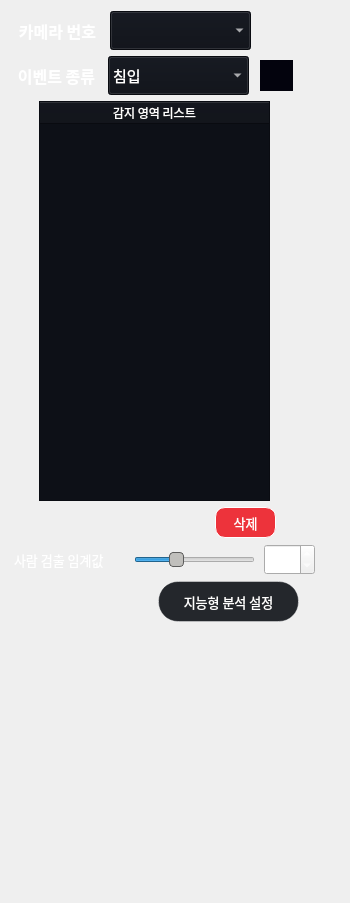
                 <widget class="QWidget" name="widget" native="true">
                  <property name="minimumSize">
                   <size>
                    <width>301</width>
                    <height>351</height>
                   </size>
                  </property>
                  <property name="maximumSize">
                   <size>
                    <width>350</width>
                    <height>9999</height>
                   </size>
                  </property>
                  <layout class="QHBoxLayout" name="horizontalLayout_17">
                   <item>
                    <layout class="QVBoxLayout" name="verticalLayout_9">
                     <item>
                      <layout class="QHBoxLayout" name="horizontalLayout_10">
                       <item>
                        <widget class="QLabel" name="camera_page_camera_name_label">
                         <property name="sizePolicy">
                          <sizepolicy hsizetype="Fixed" vsizetype="Fixed">
                           <horstretch>0</horstretch>
                           <verstretch>0</verstretch>
                          </sizepolicy>
                         </property>
                         <property name="minimumSize">
                          <size>
                           <width>93</width>
                           <height>31</height>
                          </size>
                         </property>
                         <property name="font">
                          <font>
                           <family>Sans</family>
                           <pointsize>12</pointsize>
                           <bold>true</bold>
                          </font>
                         </property>
                         <property name="styleSheet">
                          <string notr="true">color: rgb(255, 255, 255);</string>
                         </property>
                         <property name="text">
                          <string>카메라 번호</string>
                         </property>
                         <property name="alignment">
                          <set>Qt::AlignmentFlag::AlignCenter</set>
                         </property>
                        </widget>
                       </item>
                       <item>
                        <widget class="QComboBox" name="camera_page_name_box">
                         <property name="minimumSize">
                          <size>
                           <width>141</width>
                           <height>39</height>
                          </size>
                         </property>
                         <property name="maximumSize">
                          <size>
                           <width>145</width>
                           <height>39</height>
                          </size>
                         </property>
                         <property name="font">
                          <font>
                           <family>Sans</family>
                           <pointsize>11</pointsize>
                          </font>
                         </property>
                         <property name="focusPolicy">
                          <enum>Qt::FocusPolicy::WheelFocus</enum>
                         </property>
                         <property name="styleSheet">
                          <string notr="true">color: rgb(255, 255, 255);
background-color: rgb(13, 16, 23);
selection-background-color: rgb(53, 132, 228);
</string>
                         </property>
                         <property name="currentText">
                          <string notr="true"/>
                         </property>
                        </widget>
                       </item>
                       <item>
                        <spacer name="horizontalSpacer_6">
                         <property name="orientation">
                          <enum>Qt::Orientation::Horizontal</enum>
                         </property>
                         <property name="sizeType">
                          <enum>QSizePolicy::Policy::Expanding</enum>
                         </property>
                         <property name="sizeHint" stdset="0">
                          <size>
                           <width>40</width>
                           <height>20</height>
                          </size>
                         </property>
                        </spacer>
                       </item>
                      </layout>
                     </item>
                     <item>
                      <layout class="QHBoxLayout" name="horizontalLayout_11">
                       <item>
                        <widget class="QLabel" name="camera_page_camera_event_label">
                         <property name="sizePolicy">
                          <sizepolicy hsizetype="Fixed" vsizetype="Fixed">
                           <horstretch>0</horstretch>
                           <verstretch>0</verstretch>
                          </sizepolicy>
                         </property>
                         <property name="minimumSize">
                          <size>
                           <width>81</width>
                           <height>31</height>
                          </size>
                         </property>
                         <property name="font">
                          <font>
                           <family>Sans</family>
                           <pointsize>12</pointsize>
                           <bold>true</bold>
                          </font>
                         </property>
                         <property name="styleSheet">
                          <string notr="true">color: rgb(255, 255, 255);</string>
                         </property>
                         <property name="text">
                          <string>이벤트 종류</string>
                         </property>
                         <property name="alignment">
                          <set>Qt::AlignmentFlag::AlignCenter</set>
                         </property>
                        </widget>
                       </item>
                       <item>
                        <widget class="QComboBox" name="camera_page_camera_event_box">
                         <property name="minimumSize">
                          <size>
                           <width>141</width>
                           <height>39</height>
                          </size>
                         </property>
                         <property name="maximumSize">
                          <size>
                           <width>141</width>
                           <height>39</height>
                          </size>
                         </property>
                         <property name="font">
                          <font>
                           <family>Sans</family>
                           <pointsize>11</pointsize>
                           <bold>false</bold>
                          </font>
                         </property>
                         <property name="styleSheet">
                          <string notr="true">color: rgb(255, 255, 255);
background-color: rgb(13, 16, 23);
selection-background-color: rgb(53, 132, 228);
</string>
                         </property>
                         <property name="minimumContentsLength">
                          <number>0</number>
                         </property>
                         <item>
                          <property name="text">
                           <string>침입</string>
                          </property>
                         </item>
                         <item>
                          <property name="text">
                           <string>배회</string>
                          </property>
                         </item>
                         <item>
                          <property name="text">
                           <string>쓰러짐</string>
                          </property>
                         </item>
                         <item>
                          <property name="text">
                           <string>방화</string>
                          </property>
                         </item>
                        </widget>
                       </item>
                       <item>
                        <widget class="QPushButton" name="camera_page_detect_add_bnt">
                         <property name="sizePolicy">
                          <sizepolicy hsizetype="Fixed" vsizetype="Fixed">
                           <horstretch>0</horstretch>
                           <verstretch>0</verstretch>
                          </sizepolicy>
                         </property>
                         <property name="minimumSize">
                          <size>
                           <width>31</width>
                           <height>31</height>
                          </size>
                         </property>
                         <property name="font">
                          <font>
                           <family>Sans</family>
                           <pointsize>10</pointsize>
                          </font>
                         </property>
                         <property name="cursor">
                          <cursorShape>PointingHandCursor</cursorShape>
                         </property>
                         <property name="styleSheet">
                          <string notr="true">background-color: rgb(3, 3, 13);
border: 1px solid rgb(3, 3, 13);
color: rgb(255, 255, 255);

</string>
                         </property>
                         <property name="text">
                          <string/>
                         </property>
                         <property name="icon">
                          <iconset resource="ms_ai_img.qrc">
                           <normaloff>:/newPrefix/images/ico_add_circle.svg</normaloff>:/newPrefix/images/ico_add_circle.svg</iconset>
                         </property>
                         <property name="iconSize">
                          <size>
                           <width>31</width>
                           <height>50</height>
                          </size>
                         </property>
                        </widget>
                       </item>
                       <item>
                        <spacer name="horizontalSpacer_15">
                         <property name="orientation">
                          <enum>Qt::Orientation::Horizontal</enum>
                         </property>
                         <property name="sizeType">
                          <enum>QSizePolicy::Policy::Fixed</enum>
                         </property>
                         <property name="sizeHint" stdset="0">
                          <size>
                           <width>40</width>
                           <height>20</height>
                          </size>
                         </property>
                        </spacer>
                       </item>
                      </layout>
                     </item>
                     <item>
                      <layout class="QHBoxLayout" name="horizontalLayout_12">
                       <item>
                        <widget class="QTableWidget" name="camera_page_detect_area_table">
                         <property name="minimumSize">
                          <size>
                           <width>120</width>
                           <height>400</height>
                          </size>
                         </property>
                         <property name="maximumSize">
                          <size>
                           <width>231</width>
                           <height>9999</height>
                          </size>
                         </property>
                         <property name="font">
                          <font>
                           <family>Sans</family>
                          </font>
                         </property>
                         <property name="styleSheet">
                          <string notr="true">color: rgb(255, 255, 255);
background-color: rgb(13, 16, 23);</string>
                         </property>
                         <property name="sizeAdjustPolicy">
                          <enum>QAbstractScrollArea::SizeAdjustPolicy::AdjustToContentsOnFirstShow</enum>
                         </property>
                         <property name="dragDropOverwriteMode">
                          <bool>false</bool>
                         </property>
                         <property name="alternatingRowColors">
                          <bool>false</bool>
                         </property>
                         <property name="selectionBehavior">
                          <enum>QAbstractItemView::SelectionBehavior::SelectRows</enum>
                         </property>
                         <property name="showGrid">
                          <bool>false</bool>
                         </property>
                         <property name="gridStyle">
                          <enum>Qt::PenStyle::NoPen</enum>
                         </property>
                         <property name="wordWrap">
                          <bool>false</bool>
                         </property>
                         <property name="cornerButtonEnabled">
                          <bool>false</bool>
                         </property>
                         <attribute name="horizontalHeaderHighlightSections">
                          <bool>false</bool>
                         </attribute>
                         <attribute name="horizontalHeaderStretchLastSection">
                          <bool>true</bool>
                         </attribute>
                         <attribute name="verticalHeaderVisible">
                          <bool>false</bool>
                         </attribute>
                         <attribute name="verticalHeaderHighlightSections">
                          <bool>false</bool>
                         </attribute>
                         <column>
                          <property name="text">
                           <string>감지 영역 리스트</string>
                          </property>
                         </column>
                        </widget>
                       </item>
                       <item>
                        <spacer name="horizontalSpacer_7">
                         <property name="orientation">
                          <enum>Qt::Orientation::Horizontal</enum>
                         </property>
                         <property name="sizeType">
                          <enum>QSizePolicy::Policy::Fixed</enum>
                         </property>
                         <property name="sizeHint" stdset="0">
                          <size>
                           <width>40</width>
                           <height>20</height>
                          </size>
                         </property>
                        </spacer>
                       </item>
                      </layout>
                     </item>
                     <item>
                      <layout class="QHBoxLayout" name="horizontalLayout_13">
                       <item>
                        <spacer name="horizontalSpacer_8">
                         <property name="orientation">
                          <enum>Qt::Orientation::Horizontal</enum>
                         </property>
                         <property name="sizeType">
                          <enum>QSizePolicy::Policy::Fixed</enum>
                         </property>
                         <property name="sizeHint" stdset="0">
                          <size>
                           <width>166</width>
                           <height>20</height>
                          </size>
                         </property>
                        </spacer>
                       </item>
                       <item>
                        <widget class="QPushButton" name="camera_page_detect_area_del_bnt">
                         <property name="sizePolicy">
                          <sizepolicy hsizetype="Fixed" vsizetype="Fixed">
                           <horstretch>0</horstretch>
                           <verstretch>0</verstretch>
                          </sizepolicy>
                         </property>
                         <property name="minimumSize">
                          <size>
                           <width>61</width>
                           <height>31</height>
                          </size>
                         </property>
                         <property name="maximumSize">
                          <size>
                           <width>61</width>
                           <height>31</height>
                          </size>
                         </property>
                         <property name="font">
                          <font>
                           <family>Sans</family>
                           <pointsize>10</pointsize>
                          </font>
                         </property>
                         <property name="cursor">
                          <cursorShape>PointingHandCursor</cursorShape>
                         </property>
                         <property name="styleSheet">
                          <string notr="true">
background-color: rgb(237, 51, 59);
color: rgb(255, 255, 255);
border-radius: 10px;
border: 1px solid rgb(255, 255, 255);
</string>
                         </property>
                         <property name="text">
                          <string>삭제</string>
                         </property>
                        </widget>
                       </item>
                       <item>
                        <spacer name="horizontalSpacer_12">
                         <property name="orientation">
                          <enum>Qt::Orientation::Horizontal</enum>
                         </property>
                         <property name="sizeType">
                          <enum>QSizePolicy::Policy::Fixed</enum>
                         </property>
                         <property name="sizeHint" stdset="0">
                          <size>
                           <width>25</width>
                           <height>20</height>
                          </size>
                         </property>
                        </spacer>
                       </item>
                      </layout>
                     </item>
                     <item>
                      <layout class="QHBoxLayout" name="horizontalLayout_14">
                       <item>
                        <widget class="QLabel" name="camera_page_camera_event_label_2">
                         <property name="sizePolicy">
                          <sizepolicy hsizetype="Fixed" vsizetype="Fixed">
                           <horstretch>0</horstretch>
                           <verstretch>0</verstretch>
                          </sizepolicy>
                         </property>
                         <property name="minimumSize">
                          <size>
                           <width>111</width>
                           <height>31</height>
                          </size>
                         </property>
                         <property name="font">
                          <font>
                           <family>Sans Serif</family>
                           <pointsize>10</pointsize>
                           <bold>false</bold>
                          </font>
                         </property>
                         <property name="styleSheet">
                          <string notr="true">color: rgb(255, 255, 255);</string>
                         </property>
                         <property name="text">
                          <string>사람 검출 임계값</string>
                         </property>
                         <property name="alignment">
                          <set>Qt::AlignmentFlag::AlignLeading|Qt::AlignmentFlag::AlignLeft|Qt::AlignmentFlag::AlignVCenter</set>
                         </property>
                        </widget>
                       </item>
                       <item>
                        <widget class="QSlider" name="camera_page_person_conf_slider">
                         <property name="sizePolicy">
                          <sizepolicy hsizetype="Fixed" vsizetype="Expanding">
                           <horstretch>0</horstretch>
                           <verstretch>0</verstretch>
                          </sizepolicy>
                         </property>
                         <property name="minimumSize">
                          <size>
                           <width>121</width>
                           <height>31</height>
                          </size>
                         </property>
                         <property name="maximumSize">
                          <size>
                           <width>16777215</width>
                           <height>31</height>
                          </size>
                         </property>
                         <property name="font">
                          <font>
                           <pointsize>11</pointsize>
                          </font>
                         </property>
                         <property name="styleSheet">
                          <string notr="true">QSlider::handle:horizontal {
    	background-color: rgb(192, 191, 188);
        border: 1px solid #5c5c5c; /* 핸들의 테두리 */
        width: 20px; /* 핸들의 너비 */
        margin: -2px 0; /* 핸들의 위, 아래 여백 */
        border-radius: 4px; /* 핸들의 모서리 둥글게 */
    }</string>
                         </property>
                         <property name="minimum">
                          <number>0</number>
                         </property>
                         <property name="singleStep">
                          <number>2</number>
                         </property>
                         <property name="value">
                          <number>33</number>
                         </property>
                         <property name="orientation">
                          <enum>Qt::Orientation::Horizontal</enum>
                         </property>
                        </widget>
                       </item>
                       <item>
                        <widget class="QSpinBox" name="camera_page_person_conf_value">
                         <property name="sizePolicy">
                          <sizepolicy hsizetype="Fixed" vsizetype="Fixed">
                           <horstretch>0</horstretch>
                           <verstretch>0</verstretch>
                          </sizepolicy>
                         </property>
                         <property name="minimumSize">
                          <size>
                           <width>51</width>
                           <height>31</height>
                          </size>
                         </property>
                         <property name="maximumSize">
                          <size>
                           <width>16777215</width>
                           <height>31</height>
                          </size>
                         </property>
                         <property name="font">
                          <font>
                           <pointsize>11</pointsize>
                          </font>
                         </property>
                         <property name="styleSheet">
                          <string notr="true">color: rgb(255, 255, 255);</string>
                         </property>
                         <property name="minimum">
                          <number>1</number>
                         </property>
                         <property name="value">
                          <number>33</number>
                         </property>
                        </widget>
                       </item>
                       <item>
                        <spacer name="horizontalSpacer_16">
                         <property name="orientation">
                          <enum>Qt::Orientation::Horizontal</enum>
                         </property>
                         <property name="sizeType">
                          <enum>QSizePolicy::Policy::Fixed</enum>
                         </property>
                         <property name="sizeHint" stdset="0">
                          <size>
                           <width>20</width>
                           <height>20</height>
                          </size>
                         </property>
                        </spacer>
                       </item>
                      </layout>
                     </item>
                     <item>
                      <layout class="QHBoxLayout" name="horizontalLayout_15">
                       <item>
                        <spacer name="horizontalSpacer_13">
                         <property name="orientation">
                          <enum>Qt::Orientation::Horizontal</enum>
                         </property>
                         <property name="sizeType">
                          <enum>QSizePolicy::Policy::Fixed</enum>
                         </property>
                         <property name="sizeHint" stdset="0">
                          <size>
                           <width>166</width>
                           <height>20</height>
                          </size>
                         </property>
                        </spacer>
                       </item>
                       <item>
                        <widget class="QPushButton" name="camera_page_ai_bnt">
                         <property name="sizePolicy">
                          <sizepolicy hsizetype="Fixed" vsizetype="Fixed">
                           <horstretch>0</horstretch>
                           <verstretch>0</verstretch>
                          </sizepolicy>
                         </property>
                         <property name="minimumSize">
                          <size>
                           <width>141</width>
                           <height>41</height>
                          </size>
                         </property>
                         <property name="font">
                          <font>
                           <family>Sans</family>
                           <pointsize>10</pointsize>
                          </font>
                         </property>
                         <property name="cursor">
                          <cursorShape>PointingHandCursor</cursorShape>
                         </property>
                         <property name="styleSheet">
                          <string notr="true">background-color: rgb(36, 39, 44);
color: rgb(255, 255, 255);
border-radius: 20px;
border: 1px solid rgba(255, 255, 255, 100);

</string>
                         </property>
                         <property name="text">
                          <string>지능형 분석 설정</string>
                         </property>
                        </widget>
                       </item>
                       <item>
                        <spacer name="horizontalSpacer_17">
                         <property name="orientation">
                          <enum>Qt::Orientation::Horizontal</enum>
                         </property>
                         <property name="sizeType">
                          <enum>QSizePolicy::Policy::Fixed</enum>
                         </property>
                         <property name="sizeHint" stdset="0">
                          <size>
                           <width>40</width>
                           <height>20</height>
                          </size>
                         </property>
                        </spacer>
                       </item>
                      </layout>
                     </item>
                     <item>
                      <spacer name="verticalSpacer">
                       <property name="orientation">
                        <enum>Qt::Orientation::Vertical</enum>
                       </property>
                       <property name="sizeType">
                        <enum>QSizePolicy::Policy::Maximum</enum>
                       </property>
                       <property name="sizeHint" stdset="0">
                        <size>
                         <width>20</width>
                         <height>270</height>
                        </size>
                       </property>
                      </spacer>
                     </item>
                    </layout>
                   </item>
                  </layout>
                 </widget>
